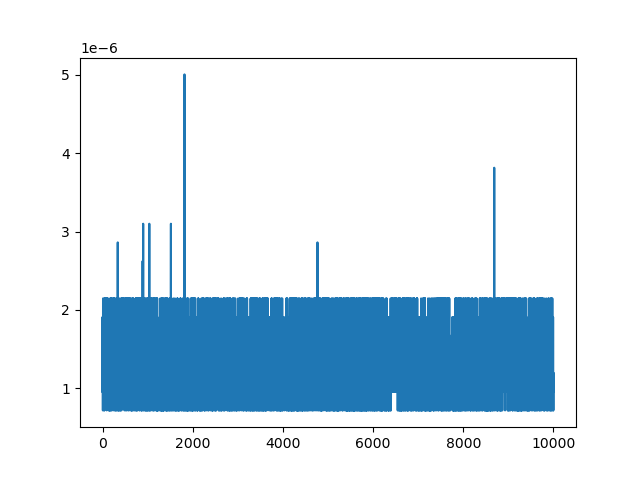

Reproduce this figure in Python.
from random import randint
from time import time
from matplotlib import pyplot
dictA = {
    'a':'apple',
    'b':'ball',
    'c':'canonical',
    'd':'dynamic',
    'e':'ergodicity',
    'f':'fanaticism'
}
numberOfTrials = 10**4
numberOfLetters = 6
listOfTimes = [0 for k in range(numberOfTrials)]
for k in range(numberOfTrials):
    s = ''
    for k1 in range(numberOfLetters):
        s = s + str(chr(randint(65,90)))
    start = time()
    dictA[chr(randint(65,90))] = s
    end = time()
    listOfTimes[k] = end-start
pyplot.plot(listOfTimes)
pyplot.show()
